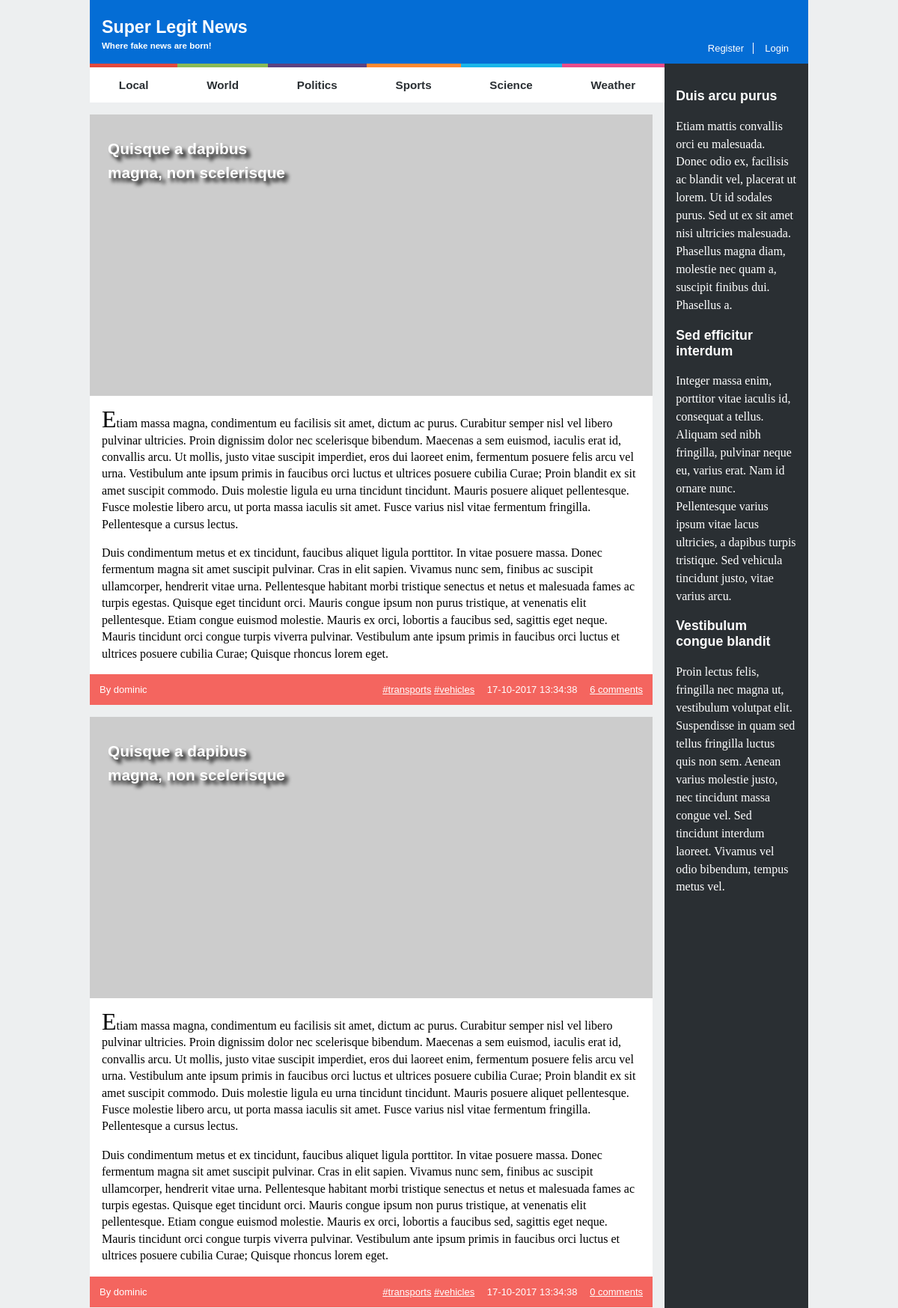
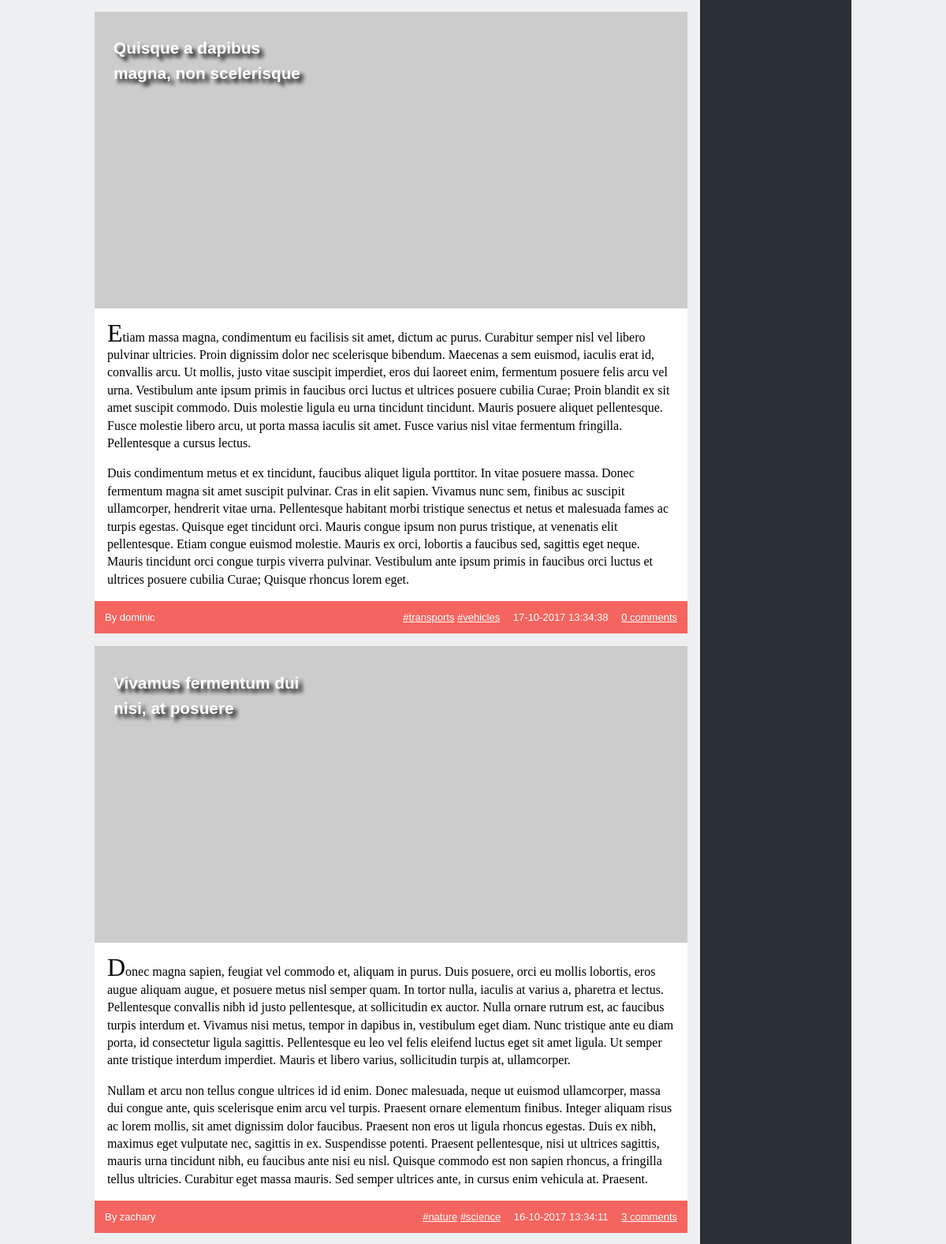
The app's page /list_news.php (upper part) with its own data (2 pictures, top to bottom).
### tables this page shows
CREATE TABLE news (
  id INTEGER PRIMARY KEY,
  title VARCHAR,
  published INTEGER, -- date when the article was published in epoch format
  tags VARCHAR, -- comma separated tags
  username VARCHAR REFERENCES users, -- who wrote the article
  introduction VARCHAR,
  fulltext VARCHAR
);

### list_news.php (called while the page is built, shortened)
<?php
  include_once('database/connection.php');
  include_once('database/news.php');
  $articles = getAllNews();
  include('templates/common/header.php');
  include('templates/news/list_news.php');
  include('templates/common/footer.php');
?>

### database/news.php (called while the page is built, shortened)
<?php
    function getAllNews() {
        global $db;
        $stmt = $db->prepare(
            'SELECT news.*, users.*, COUNT(comments.id) AS comments
            FROM news JOIN users USING (username) LEFT JOIN comments ON comments.news_id = news.id
            GROUP BY news.id, users.username
            ORDER BY published DESC'
        );
        $stmt->execute();
        return $stmt->fetchAll();
    }
?>

### templates/news/list_news.php (the view)
<section id="news">
  <?php foreach($articles as $article) {
    $tags = explode(',', $article['tags']); ?>
    <article>
      <header>
        <h1><a href="news_item.php?id=<?= $article['id'] ?>"><?= $article['title'] ?></a></h1>
      </header>
      <img src="http://lorempixel.com/600/300/business/" alt="">
      <p><?= $article['introduction'] ?></p>
      <p><?= $article['fulltext'] ?></p>
      <footer>
        <span class="author"><?= $article['username'] ?></span>
        <span class="tags"><?php foreach($tags as $tag) { ?>
          <a href="#"><?= '#' . $tag ?></a>
        <?php } ?>
        </span>
        <span class="date"><?= date("d-m-Y H:i:s", substr($article['published'],0,10)) ?></span>
        <a class="comments" href="news_item.php?id=<?= $article['id'] ?>"><?= $article['comments'] ?></a>
      </footer>
    </article>
  <?php } ?>
</section>

### templates/common/header.php (shortened to what this page needs)
<!DOCTYPE html>
<html lang="en-US">
    <head>
    <link href="CSS/style.css" rel="stylesheet">
    <link href="CSS/layout.css" rel="stylesheet">
    <link href="CSS/responsive.css" rel="stylesheet">
    <link href="CSS/comments.css" rel="stylesheet">
    <link href="CSS/forms.css" rel="stylesheet">
    </head>
    <body>
    <header>
        <h1><a href="list_news.php">Super Legit News</a></h1>
        <h2><a href="list_news.php">Where fake news are born!</a></h2>
        <div id="signup">
            <?php if (array_key_exists('username', $_SESSION) && !empty($_SESSION['username'])) { ?>
                <a href="action_logout.php">Logout</a>
            <?php } else { ?>
                <a href="register.php">Register</a>
                <a href="login.php">Login</a>
            <?php } ?>
        </div>
    </header>
    <nav id="menu">
        <ul>
        <li><a href="list_news.php">Local</a></li>
        <li><a href="list_news.php">World</a></li>
        <li><a href="list_news.php">Politics</a></li>
        <li><a href="list_news.php">Sports</a></li>
        <li><a href="list_news.php">Science</a></li>
        <li><a href="list_news.php">Weather</a></li>
        </ul>
    </nav>
    <aside id="related">
        <article>
            <h1><a href="#">Duis arcu purus</a></h1>
            <p>Etiam mattis convallis orci eu malesuada. Donec odio ex, facilisis ac blandit vel, placerat ut lorem. Ut id sodales purus. Sed ut ex sit amet nisi ultricies malesuada. Phasellus magna diam, molestie nec quam a, suscipit finibus dui. Phasellus a.</p>
        </article>
        <article>
            <h1><a href="#">Sed efficitur interdum</a></h1>
            <p>Integer massa enim, porttitor vitae iaculis id, consequat a tellus. Aliquam sed nibh fringilla, pulvinar neque eu, varius erat. Nam id ornare nunc. Pellentesque varius ipsum vitae lacus ultricies, a dapibus turpis tristique. Sed vehicula tincidunt justo, vitae varius arcu.</p>
        </article>
        <article>
            <h1><a href="#">Vestibulum congue blandit</a></h1>
            <p>Proin lectus felis, fringilla nec magna ut, vestibulum volutpat elit. Suspendisse in quam sed tellus fringilla luctus quis non sem. Aenean varius molestie justo, nec tincidunt massa congue vel. Sed tincidunt interdum laoreet. Vivamus vel odio bibendum, tempus metus vel.</p>
        </article>
    </aside>

### templates/common/footer.php (shortened to what this page needs)
  </body>
</html>

### CSS/style.css (style rules this page uses)
body { margin: 0em 10em; font-family: Verdana, Geneva, Tahoma, sans-serif; }
body > header { background-color: #046DD5; padding: 1em; }
header > h1 { font-size: 145%; margin-top: 0.3em; margin-bottom: 0.1em; }
header > h2 { font-size: 72%; margin: 0.2em 0em; padding-top: 0.2em; }
#signup { font-size: small; padding-top: 0.2em; }
#signup > a:first-of-type { border-right: 1px solid white; padding-right: 0.9em; }
#signup > a:last-of-type { padding-left: 0.9em; }
a { color: white; text-decoration: none; }
#menu > ul { background-color: white; list-style-type: none; font-weight: bold; font-size: 95%; text-align: center; padding: 0em; margin: 0em; }
#menu > ul > li { padding: 1em 0em; }
#menu > ul > li > a { color: #2A2F33; display: block; }
#menu > ul > li:first-child { border-top: #E1493E solid thick; }
#menu > ul > li:nth-child(2) { border-top: #8ABA56 solid thick; }
#menu > ul > li:nth-child(3) { border-top: #5B4282 solid thick; }
#menu > ul > li:nth-child(4) { border-top: #FF8932 solid thick; }
#menu > ul > li:nth-child(5) { border-top: #19B6E9 solid thick; }
#menu > ul > li:nth-child(6) { border-top: #E84C8B solid thick; padding-bottom: 1em; }
aside#related { background-color: #2A2F33; color: white; padding: 1em; font-size: 95%; }
p { font-family: Georgia, 'Times New Roman', Times, serif; }
aside#related p { font-size: 105%; line-height: 1.5em; }
#news article { background-color: white; margin-top: 1em; margin-right: 1em; position: relative; }
#news article > header { position: absolute; padding: 1.5em; width: 32%; text-shadow: 5px 5px 5px black; line-height: 2em; }
#news article > header > h1 { font-size: 130%; }
#news img { width: 100%; }
#news p { padding-left: 1em; padding-right: 1em; line-height: 1.4em; }
#news > article > p:first-of-type:first-letter { font-size: 2em; }
#news footer { background-color: #F4655F; padding: 1em; font-size: small; color: white; }
#news footer .author::before { content: 'By '; }
#news footer .tags > a { text-decoration: underline; }
#news footer .date { padding: 0em 1em; }
#news footer .comments::after { content: ' comments'; }
#news footer .comments { text-decoration: underline; }

### CSS/layout.css (style rules this page uses)
html { background-color: #EDEFF0; }
body { width: 60em; position: relative; display: grid; margin: auto; grid-template-columns: 4fr 1fr; grid-template-areas: "header header" "navmenu related" "news related" "footer related"; }
#menu ul { display: flex; }
#menu ul li { flex-grow: 1; }
body header { grid-area: header; position: relative; }
body header h1, body header h2 { grid-area: header; }
#signup { position: absolute; right: 2em; bottom: 1em; }
#menu { grid-area: navmenu; }
#related { grid-area: related; }
#news { grid-area: news; }
#news footer { position: relative; text-align: right; }
.author { position: absolute; left: 1em; }

### CSS/forms.css (style rules this page uses)
#menu { position: relative; }

### records on screen
news: title "Quisque a dapibus magna, non scelerisque", introduction "Etiam massa magna, condimentum eu facilisis sit amet, dictum ac purus. Curabitur semper nisl vel libero pulvinar ultricies. Proin dignissim dolor nec scelerisque bibendum. Maecenas a sem euismod, iaculis erat id, convallis arcu. Ut mollis, justo vitae suscipit imperdiet, eros dui laoreet enim, fermentum posuere felis arcu vel urna. Vestibulum ante ipsum primis in faucibus orci luctus et ultrices posuere cubilia Curae; Proin blandit ex sit amet suscipit commodo. Duis molestie ligula eu urna tincidunt tincidunt. Mauris posuere aliquet pellentesque. Fusce molestie libero arcu, ut porta massa iaculis sit amet. Fusce varius nisl vitae fermentum fringilla. Pellentesque a cursus lectus.", fulltext "Duis condimentum metus et ex tincidunt, faucibus aliquet ligula porttitor. In vitae posuere massa. Donec fermentum magna sit amet suscipit pulvinar. Cras in elit sapien. Vivamus nunc sem, finibus ac suscipit ullamcorper, hendrerit vitae urna. Pellentesque habitant morbi tristique senectus et netus et malesuada fames ac turpis egestas. Quisque eget tincidunt orci. Mauris congue ipsum non purus tristique, at venenatis elit pellentesque. Etiam congue euismod molestie. Mauris ex orci, lobortis a faucibus sed, sagittis eget neque. Mauris tincidunt orci congue turpis viverra pulvinar. Vestibulum ante ipsum primis in faucibus orci luctus et ultrices posuere cubilia Curae; Quisque rhoncus lorem…", username "dominic", tags "transports", tags "vehicles", published "17-10-2017 13:34:38", comments "6"
news: title "Quisque a dapibus magna, non scelerisque", introduction "Etiam massa magna, condimentum eu facilisis sit amet, dictum ac purus. Curabitur semper nisl vel libero pulvinar ultricies. Proin dignissim dolor nec scelerisque bibendum. Maecenas a sem euismod, iaculis erat id, convallis arcu. Ut mollis, justo vitae suscipit imperdiet, eros dui laoreet enim, fermentum posuere felis arcu vel urna. Vestibulum ante ipsum primis in faucibus orci luctus et ultrices posuere cubilia Curae; Proin blandit ex sit amet suscipit commodo. Duis molestie ligula eu urna tincidunt tincidunt. Mauris posuere aliquet pellentesque. Fusce molestie libero arcu, ut porta massa iaculis sit amet. Fusce varius nisl vitae fermentum fringilla. Pellentesque a cursus lectus.", fulltext "Duis condimentum metus et ex tincidunt, faucibus aliquet ligula porttitor. In vitae posuere massa. Donec fermentum magna sit amet suscipit pulvinar. Cras in elit sapien. Vivamus nunc sem, finibus ac suscipit ullamcorper, hendrerit vitae urna. Pellentesque habitant morbi tristique senectus et netus et malesuada fames ac turpis egestas. Quisque eget tincidunt orci. Mauris congue ipsum non purus tristique, at venenatis elit pellentesque. Etiam congue euismod molestie. Mauris ex orci, lobortis a faucibus sed, sagittis eget neque. Mauris tincidunt orci congue turpis viverra pulvinar. Vestibulum ante ipsum primis in faucibus orci luctus et ultrices posuere cubilia Curae; Quisque rhoncus lorem…", username "dominic", tags "transports", tags "vehicles", published "17-10-2017 13:34:38", comments "0"
news: title "Quisque a dapibus magna, non scelerisque", introduction "Etiam massa magna, condimentum eu facilisis sit amet, dictum ac purus. Curabitur semper nisl vel libero pulvinar ultricies. Proin dignissim dolor nec scelerisque bibendum. Maecenas a sem euismod, iaculis erat id, convallis arcu. Ut mollis, justo vitae suscipit imperdiet, eros dui laoreet enim, fermentum posuere felis arcu vel urna. Vestibulum ante ipsum primis in faucibus orci luctus et ultrices posuere cubilia Curae; Proin blandit ex sit amet suscipit commodo. Duis molestie ligula eu urna tincidunt tincidunt. Mauris posuere aliquet pellentesque. Fusce molestie libero arcu, ut porta massa iaculis sit amet. Fusce varius nisl vitae fermentum fringilla. Pellentesque a cursus lectus.", fulltext "Duis condimentum metus et ex tincidunt, faucibus aliquet ligula porttitor. In vitae posuere massa. Donec fermentum magna sit amet suscipit pulvinar. Cras in elit sapien. Vivamus nunc sem, finibus ac suscipit ullamcorper, hendrerit vitae urna. Pellentesque habitant morbi tristique senectus et netus et malesuada fames ac turpis egestas. Quisque eget tincidunt orci. Mauris congue ipsum non purus tristique, at venenatis elit pellentesque. Etiam congue euismod molestie. Mauris ex orci, lobortis a faucibus sed, sagittis eget neque. Mauris tincidunt orci congue turpis viverra pulvinar. Vestibulum ante ipsum primis in faucibus orci luctus et ultrices posuere cubilia Curae; Quisque rhoncus lorem…", username "dominic", tags "transports", tags "vehicles", published "17-10-2017 13:34:38", comments "0"
news: title "Vivamus fermentum dui nisi, at posuere", introduction "Donec magna sapien, feugiat vel commodo et, aliquam in purus. Duis posuere, orci eu mollis lobortis, eros augue aliquam augue, et posuere metus nisl semper quam. In tortor nulla, iaculis at varius a, pharetra et lectus. Pellentesque convallis nibh id justo pellentesque, at sollicitudin ex auctor. Nulla ornare rutrum est, ac faucibus turpis interdum et. Vivamus nisi metus, tempor in dapibus in, vestibulum eget diam. Nunc tristique ante eu diam porta, id consectetur ligula sagittis. Pellentesque eu leo vel felis eleifend luctus eget sit amet ligula. Ut semper ante tristique interdum imperdiet. Mauris et libero varius, sollicitudin turpis at, ullamcorper.", fulltext "Nullam et arcu non tellus congue ultrices id id enim. Donec malesuada, neque ut euismod ullamcorper, massa dui congue ante, quis scelerisque enim arcu vel turpis. Praesent ornare elementum finibus. Integer aliquam risus ac lorem mollis, sit amet dignissim dolor faucibus. Praesent non eros ut ligula rhoncus egestas. Duis ex nibh, maximus eget vulputate nec, sagittis in ex. Suspendisse potenti. Praesent pellentesque, nisi ut ultrices sagittis, mauris urna tincidunt nibh, eu faucibus ante nisi eu nisl. Quisque commodo est non sapien rhoncus, a fringilla tellus ultricies. Curabitur eget massa mauris. Sed semper ultrices ante, in cursus enim vehicula at. Praesent.", username "zachary", tags "nature", tags "science", published "16-10-2017 13:34:11", comments "3"
